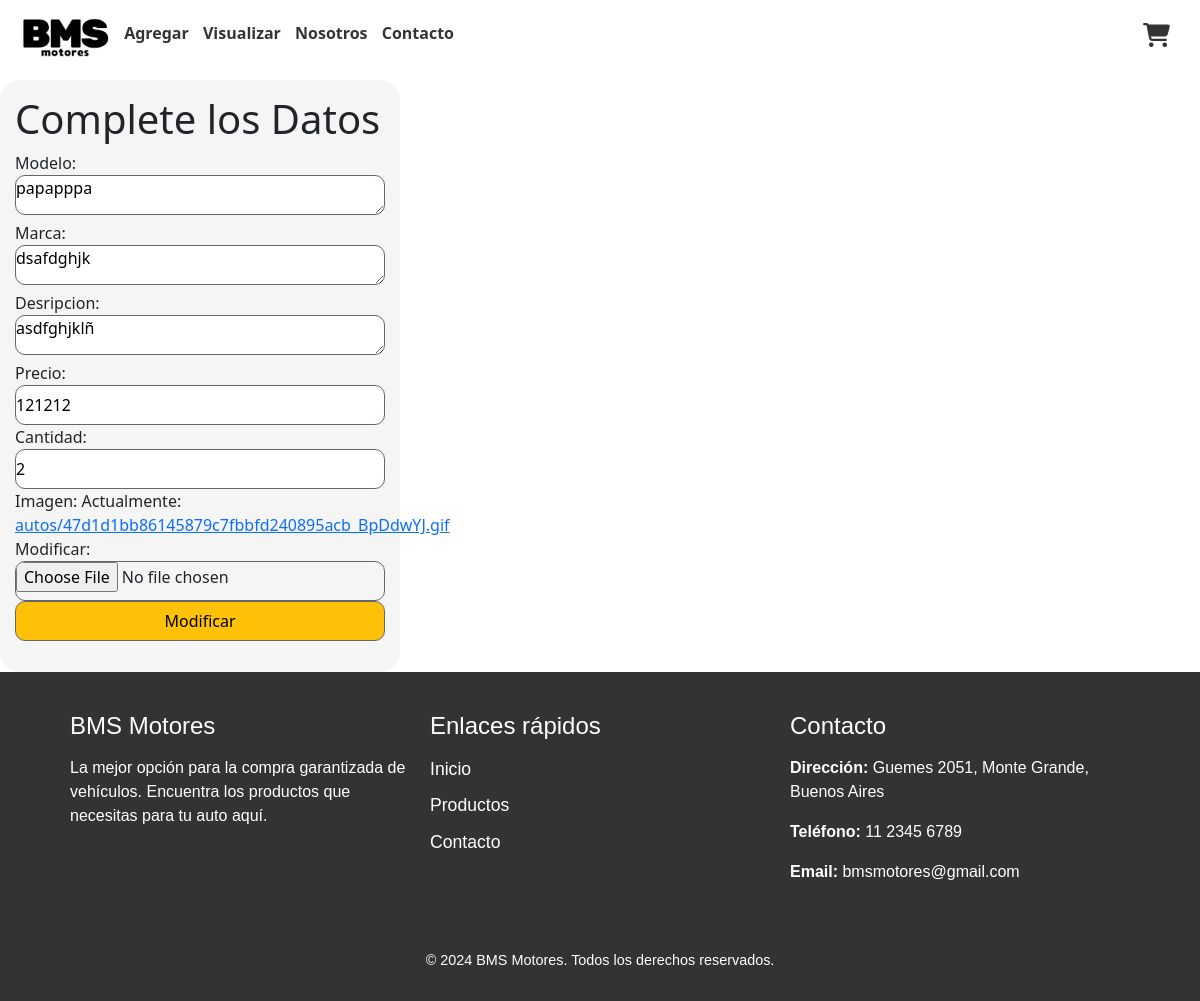
Screenshot of /modificar/4/ with the database file from the repository.
### App/models.py (models this page shows, shortened)
class Vehiculos(models.Model):
    Codigo = models.AutoField(primary_key=True)
    Modelo = models.TextField(max_length=30)
    Marca = models.TextField(max_length=30)
    Desripcion = models.TextField(max_length=150, null=True)
    Precio = models.IntegerField()
    Cantidad = models.PositiveIntegerField()  # Stock disponible
    Imagen = models.ImageField(upload_to="autos", null=True)

### App/views.py (the view, shortened to what this page needs)
# urls.py: path('modificar/<Codigo>/',Modificar_Vehiculos,name='modificar'),
def Modificar_Vehiculos(request,Codigo):
    sql=get_object_or_404(Vehiculos,Codigo=Codigo)
    data={
        'forms':NuevoVehiculos(instance=sql)
    }
    return render (request,'Pages/modificar.html',data)

### App/forms.py
class NuevoVehiculos(forms.ModelForm):
    class Meta:
        model=Vehiculos
        fields='__all__'

### App/templates/pages/modificar.html (shortened to what this page needs)
{% extends 'index.html' %}
    {% load static %}
    {% block main %}
    <div class="contendor_agregar">
        <form action="" method="post" enctype="multipart/form-data" onsubmit="return confirmarEnvio()">
            <h1>Complete los Datos</h1>
                {{forms}}
                <input type="submit" value="Modificar" class="btn btn-warning">
            </form>
    </div>
    {% endblock %}

### App/static/css/style.css (style rules this page uses)
* { margin: 0; padding: 0; box-sizing: border-box; }
.contendor_agregar { padding: 15px; display: flex; flex-direction: column; width: 400px; border-radius: 20px; background-color: #f5f5f5; }
.contendor_agregar input, textarea { width: 100%; height: 40px; border: #666 solid 1px; border-radius: 10px; }

### rows the page displays
Vehiculos: Modelo "papapppa", Marca "dsafdghjk", Desripcion "asdfghjklñ", Precio "121212", Cantidad "2"
